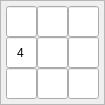
   <widget class="QFrame" name="frame_21">
    <property name="geometry">
     <rect>
      <x>484</x>
      <y>210</y>
      <width>101</width>
      <height>101</height>
     </rect>
    </property>
    <property name="minimumSize">
     <size>
      <width>0</width>
      <height>0</height>
     </size>
    </property>
    <property name="maximumSize">
     <size>
      <width>135</width>
      <height>135</height>
     </size>
    </property>
    <property name="styleSheet">
     <string notr="true"/>
    </property>
    <property name="frameShape">
     <enum>QFrame::StyledPanel</enum>
    </property>
    <property name="frameShadow">
     <enum>QFrame::Raised</enum>
    </property>
    <layout class="QGridLayout" name="gridLayout_21">
     <property name="leftMargin">
      <number>5</number>
     </property>
     <property name="topMargin">
      <number>5</number>
     </property>
     <property name="rightMargin">
      <number>5</number>
     </property>
     <property name="bottomMargin">
      <number>5</number>
     </property>
     <property name="spacing">
      <number>0</number>
     </property>
     <item row="1" column="2">
      <widget class="QLineEdit" name="cell_7_17">
       <property name="enabled">
        <bool>true</bool>
       </property>
       <property name="minimumSize">
        <size>
         <width>31</width>
         <height>31</height>
        </size>
       </property>
       <property name="maximumSize">
        <size>
         <width>31</width>
         <height>31</height>
        </size>
       </property>
       <property name="font">
        <font>
         <pointsize>9</pointsize>
        </font>
       </property>
       <property name="inputMask">
        <string>9</string>
       </property>
       <property name="text">
        <string/>
       </property>
       <property name="alignment">
        <set>Qt::AlignCenter</set>
       </property>
       <property name="readOnly">
        <bool>true</bool>
       </property>
      </widget>
     </item>
     <item row="0" column="2">
      <widget class="QLineEdit" name="cell_6_17">
       <property name="enabled">
        <bool>true</bool>
       </property>
       <property name="minimumSize">
        <size>
         <width>31</width>
         <height>31</height>
        </size>
       </property>
       <property name="maximumSize">
        <size>
         <width>31</width>
         <height>31</height>
        </size>
       </property>
       <property name="font">
        <font>
         <pointsize>9</pointsize>
        </font>
       </property>
       <property name="inputMask">
        <string>9</string>
       </property>
       <property name="text">
        <string/>
       </property>
       <property name="alignment">
        <set>Qt::AlignCenter</set>
       </property>
       <property name="readOnly">
        <bool>true</bool>
       </property>
      </widget>
     </item>
     <item row="1" column="1">
      <widget class="QLineEdit" name="cell_7_16">
       <property name="enabled">
        <bool>true</bool>
       </property>
       <property name="minimumSize">
        <size>
         <width>31</width>
         <height>31</height>
        </size>
       </property>
       <property name="maximumSize">
        <size>
         <width>31</width>
         <height>31</height>
        </size>
       </property>
       <property name="font">
        <font>
         <pointsize>9</pointsize>
        </font>
       </property>
       <property name="inputMask">
        <string>9</string>
       </property>
       <property name="text">
        <string/>
       </property>
       <property name="alignment">
        <set>Qt::AlignCenter</set>
       </property>
       <property name="readOnly">
        <bool>true</bool>
       </property>
      </widget>
     </item>
     <item row="1" column="0">
      <widget class="QLineEdit" name="cell_7_15">
       <property name="enabled">
        <bool>true</bool>
       </property>
       <property name="minimumSize">
        <size>
         <width>31</width>
         <height>31</height>
        </size>
       </property>
       <property name="maximumSize">
        <size>
         <width>31</width>
         <height>31</height>
        </size>
       </property>
       <property name="font">
        <font>
         <pointsize>9</pointsize>
        </font>
       </property>
       <property name="inputMask">
        <string>9</string>
       </property>
       <property name="text">
        <string>4</string>
       </property>
       <property name="alignment">
        <set>Qt::AlignCenter</set>
       </property>
       <property name="readOnly">
        <bool>true</bool>
       </property>
      </widget>
     </item>
     <item row="2" column="1">
      <widget class="QLineEdit" name="cell_8_16">
       <property name="enabled">
        <bool>true</bool>
       </property>
       <property name="minimumSize">
        <size>
         <width>31</width>
         <height>31</height>
        </size>
       </property>
       <property name="maximumSize">
        <size>
         <width>31</width>
         <height>31</height>
        </size>
       </property>
       <property name="font">
        <font>
         <pointsize>9</pointsize>
        </font>
       </property>
       <property name="inputMask">
        <string>9</string>
       </property>
       <property name="text">
        <string/>
       </property>
       <property name="alignment">
        <set>Qt::AlignCenter</set>
       </property>
       <property name="readOnly">
        <bool>true</bool>
       </property>
      </widget>
     </item>
     <item row="2" column="0">
      <widget class="QLineEdit" name="cell_8_15">
       <property name="enabled">
        <bool>true</bool>
       </property>
       <property name="minimumSize">
        <size>
         <width>31</width>
         <height>31</height>
        </size>
       </property>
       <property name="maximumSize">
        <size>
         <width>31</width>
         <height>31</height>
        </size>
       </property>
       <property name="font">
        <font>
         <pointsize>9</pointsize>
        </font>
       </property>
       <property name="inputMask">
        <string>9</string>
       </property>
       <property name="text">
        <string/>
       </property>
       <property name="alignment">
        <set>Qt::AlignCenter</set>
       </property>
       <property name="readOnly">
        <bool>true</bool>
       </property>
      </widget>
     </item>
     <item row="2" column="2">
      <widget class="QLineEdit" name="cell_8_17">
       <property name="enabled">
        <bool>true</bool>
       </property>
       <property name="minimumSize">
        <size>
         <width>31</width>
         <height>31</height>
        </size>
       </property>
       <property name="maximumSize">
        <size>
         <width>31</width>
         <height>31</height>
        </size>
       </property>
       <property name="font">
        <font>
         <pointsize>9</pointsize>
        </font>
       </property>
       <property name="inputMask">
        <string>9</string>
       </property>
       <property name="text">
        <string/>
       </property>
       <property name="alignment">
        <set>Qt::AlignCenter</set>
       </property>
       <property name="readOnly">
        <bool>true</bool>
       </property>
      </widget>
     </item>
     <item row="0" column="1">
      <widget class="QLineEdit" name="cell_6_16">
       <property name="enabled">
        <bool>true</bool>
       </property>
       <property name="minimumSize">
        <size>
         <width>31</width>
         <height>31</height>
        </size>
       </property>
       <property name="maximumSize">
        <size>
         <width>31</width>
         <height>31</height>
        </size>
       </property>
       <property name="font">
        <font>
         <pointsize>9</pointsize>
        </font>
       </property>
       <property name="inputMask">
        <string>9</string>
       </property>
       <property name="text">
        <string/>
       </property>
       <property name="alignment">
        <set>Qt::AlignCenter</set>
       </property>
       <property name="readOnly">
        <bool>true</bool>
       </property>
      </widget>
     </item>
     <item row="0" column="0">
      <widget class="QLineEdit" name="cell_6_15">
       <property name="enabled">
        <bool>true</bool>
       </property>
       <property name="minimumSize">
        <size>
         <width>31</width>
         <height>31</height>
        </size>
       </property>
       <property name="maximumSize">
        <size>
         <width>31</width>
         <height>31</height>
        </size>
       </property>
       <property name="font">
        <font>
         <pointsize>9</pointsize>
        </font>
       </property>
       <property name="inputMask">
        <string>9</string>
       </property>
       <property name="text">
        <string/>
       </property>
       <property name="alignment">
        <set>Qt::AlignCenter</set>
       </property>
       <property name="readOnly">
        <bool>true</bool>
       </property>
      </widget>
     </item>
    </layout>
   </widget>
